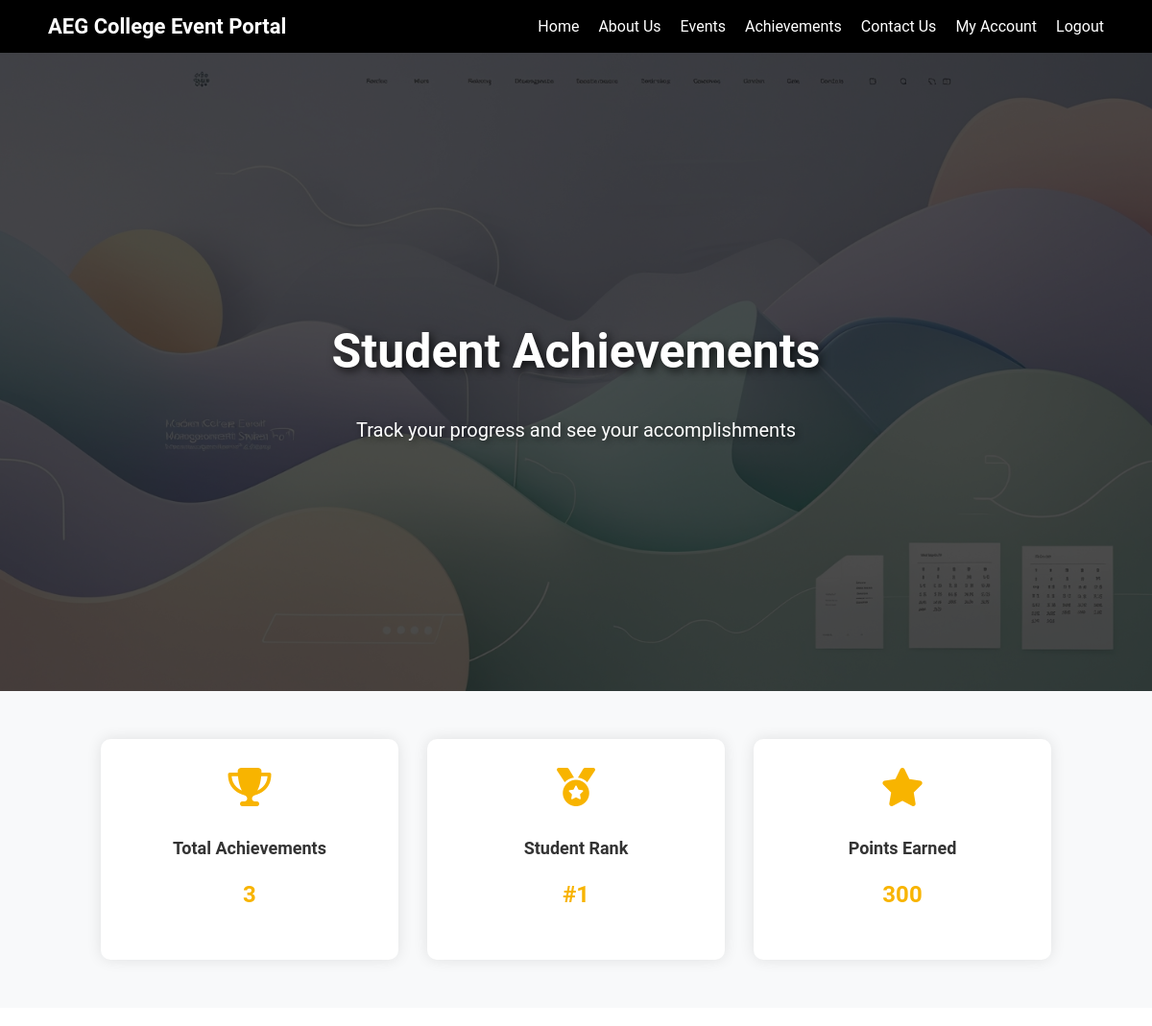
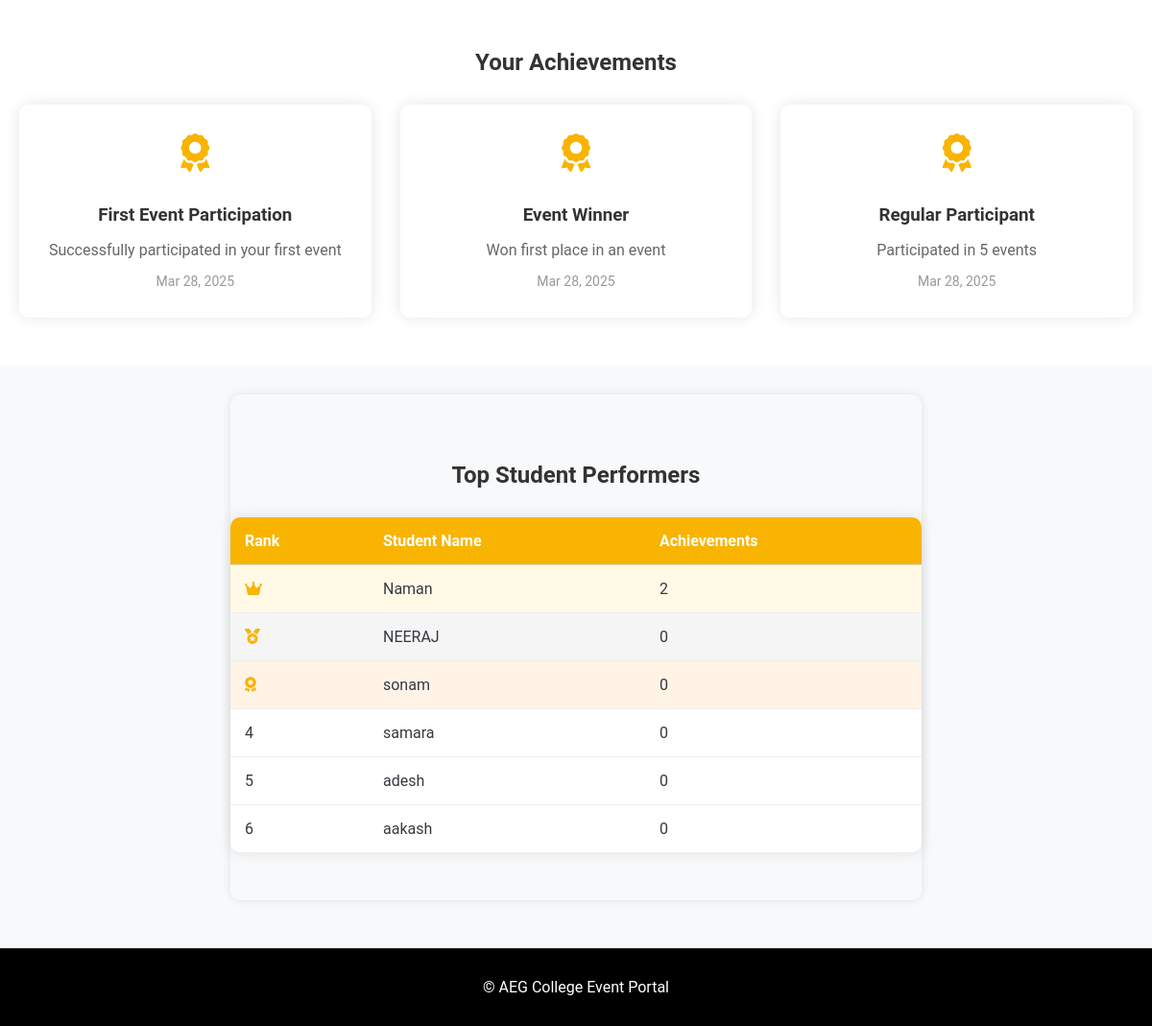
Page /achievements.php (signed in) on the committed database (2 pictures, top to bottom).
### tables this page shows
CREATE TABLE `achievements` (
  `id` int(11) NOT NULL,
  `user_id` int(11) NOT NULL,
  `title` varchar(255) NOT NULL,
  `description` text NOT NULL,
  `date_earned` datetime DEFAULT current_timestamp(),
  `points` int(11) DEFAULT 100
);

### achievements.php (the view, shortened to what this page needs)
<?php
include 'db.php';
$user_id = $_SESSION['user_id'];
$achievements_query = "SELECT * FROM achievements WHERE user_id = ?";
$achievements_stmt = $conn->prepare($achievements_query);
$achievements_stmt->bind_param("i", $user_id);
$achievements_stmt->execute();
$achievements_result = $achievements_stmt->get_result();
$leaderboard_query = "SELECT u.name, COUNT(a.id) as wins
                     FROM users u
                     LEFT JOIN achievements a ON u.id = a.user_id
                     WHERE u.role = 'Student'
                     GROUP BY u.id
                     ORDER BY wins DESC
                     LIMIT 10";
$leaderboard_result = $conn->query($leaderboard_query);
$leaderboard = $leaderboard_result->fetch_all(MYSQLI_ASSOC);
$user_rank_query = "SELECT COUNT(*) + 1 as rank
                    FROM (SELECT COUNT(*) as wins
                          FROM achievements a
                          JOIN users u ON a.user_id = u.id
                          WHERE u.role = 'Student'
                          GROUP BY a.user_id
                          HAVING wins > (SELECT COUNT(*)
                                       FROM achievements
                                       WHERE user_id = ?)) as ranks";
$user_rank_stmt = $conn->prepare($user_rank_query);
$user_rank_stmt->bind_param("i", $user_id);
$user_rank_stmt->execute();
$user_rank_result = $user_rank_stmt->get_result();
$user_rank = $user_rank_result->fetch_assoc()['rank'];
?>
<!DOCTYPE html>
<html lang="en">
<head>
    <link rel="stylesheet" href="css/styles.css">
    <link rel="stylesheet" href="https://cdnjs.cloudflare.com/ajax/libs/font-awesome/6.4.2/css/all.min.css">
</head>
<body>
    <nav>
        <div class="logo">AEG College Event Portal</div>
        <ul>
            <li><a href="index.php">Home</a></li>
            <li><a href="about.php">About Us</a></li>
            <li><a href="index.php#events">Events</a></li>
            <li><a href="achievements.php">Achievements</a></li>
            <li><a href="contact.php">Contact Us</a></li>
            <?php if (isset($_SESSION['user_id'])): ?>
                <li><a href="my_account.php">My Account</a></li>
                <li><a href="logout.php">Logout</a></li>
            <?php else: ?>
                <li><a href="login.php">Login</a></li>
                <li><a href="signup.php">Sign Up</a></li>
            <?php endif; ?>
        </ul>
    </nav>
    <section class="hero">
        <div class="hero-content">
            <h1>Student Achievements</h1>
            <p>Track your progress and see your accomplishments</p>
        </div>
    </section>
    <section class="achievements-overview">
        <div class="container">
            <div class="achievement-stats">
                <div class="stat-box">
                    <i class="fas fa-trophy"></i>
                    <h3>Total Achievements</h3>
                    <p><?php echo $achievements_result->num_rows; ?></p>
                </div>
                <div class="stat-box">
                    <i class="fas fa-medal"></i>
                    <h3>Student Rank</h3>
                    <p>#<?php echo $user_rank; ?></p>
                </div>
                <div class="stat-box">
                    <i class="fas fa-star"></i>
                    <h3>Points Earned</h3>
                    <p><?php echo $achievements_result->num_rows * 100; ?></p>
                </div>
            </div>
        </div>
    </section>
    <section class="your-achievements">
        <div class="container">
            <h2>Your Achievements</h2>
            <div class="achievements-grid">
                <?php if ($achievements_result->num_rows > 0): ?>
                    <?php while ($achievement = $achievements_result->fetch_assoc()): ?>
                        <div class="achievement-card">
                            <i class="fas fa-award"></i>
                            <h3><?php echo htmlspecialchars($achievement['title']); ?></h3>
                            <p><?php echo htmlspecialchars($achievement['description']); ?></p>
                            <span class="achievement-date"><?php echo date('M d, Y', strtotime($achievement['date_earned'])); ?></span>
                        </div>
                    <?php endwhile; ?>
                <?php endif; ?>
            </div>
        </div>
    </section>
    <section class="leaderboard-section">
        <div class="container">
            <h2>Top Student Performers</h2>
            <div class="leaderboard-table">
                <table>
                    <thead>
                        <tr>
                            <th>Rank</th>
                            <th>Student Name</th>
                            <th>Achievements</th>
                        </tr>
                    </thead>
                    <tbody>
                        <?php foreach ($leaderboard as $index => $entry): ?>
                            <tr class="<?php echo $index < 3 ? 'top-' . ($index + 1) : ''; ?>">
                                <td>
                                    <?php
                                    if ($index == 0) echo '<i class="fas fa-crown"></i>';
                                    elseif ($index == 1) echo '<i class="fas fa-medal"></i>';
                                    elseif ($index == 2) echo '<i class="fas fa-award"></i>';
                                    else echo ($index + 1);
                                    ?>
                                </td>
                                <td><?php echo htmlspecialchars($entry['name']); ?></td>
                                <td><?php echo $entry['wins']; ?></td>
                            </tr>
                        <?php endforeach; ?>
                    </tbody>
                </table>
            </div>
        </div>
    </section>
    <footer>
        <p>&copy; AEG College Event Portal</p>
    </footer>
</body>
</html>

### css/styles.css (style rules this page uses)
body { font-family: 'Roboto', 'Arial', sans-serif; background: #f8f9fa; color: #343a40; margin: 0; padding: 0; }
nav { display: flex; justify-content: space-between; align-items: center; background: #000000; color: white; padding: 15px 50px; box-shadow: 0 2px 10px rgba(0, 0, 0, 0.1); }
nav .logo { font-size: 22px; font-weight: bold; }
nav ul { list-style: none; margin: 0; padding: 0; display: flex; }
nav ul li { margin-left: 20px; }
nav ul li a { text-decoration: none; color: white; font-size: 16px; transition: color 0.3s; }
.hero { text-align: center; padding: 120px 20px; background: url('../event_images/Background.jpg') no-repeat center center; background-size: cover; position: relative; background-color: #333; }
.hero::before { content: ""; position: absolute; top: 0; left: 0; width: 100%; height: 100%; background: rgba(0, 0, 0, 0.7); }
.hero-content { position: relative; color: white; text-align: center; padding: 20px; max-width: 100%; margin: 100px 200px; }
.hero-content h1 { font-size: 50px; font-weight: bold; color: white; text-shadow: 3px 3px 10px rgba(0, 0, 0, 0.8); }
.hero-content p { font-size: 20px; color: white; text-shadow: 2px 2px 6px rgba(0, 0, 0, 0.6); }
.progress-section, .avatar-section, .leaderboard-section, .mystery-wheel { margin: 30px auto; width: 80%; background: white; padding: 20px; border-radius: 10px; box-shadow: 0px 0px 10px rgba(0, 0, 0, 0.1); }
.leaderboard-section { width: 60%; }
table { width: 100%; border-collapse: collapse; }
th, td { padding: 10px; border-bottom: 1px solid #ddd; }
footer { text-align: center; padding: 15px; background: #000000; color: white; margin-top: 50px; }
.achievements-overview { padding: 50px 0; background: #f8f9fa; }
.achievement-stats { display: flex; justify-content: center; gap: 30px; flex-wrap: wrap; }
.stat-box { background: white; padding: 30px; border-radius: 10px; box-shadow: 0 0 15px rgba(0, 0, 0, 0.1); text-align: center; flex: 1; min-width: 200px; max-width: 250px; }
.stat-box i { font-size: 40px; color: #f8b400; margin-bottom: 15px; }
.stat-box h3 { margin-bottom: 10px; color: #333; font-size: 18px; }
.stat-box p { font-size: 24px; font-weight: bold; color: #f8b400; }
.your-achievements { padding: 50px 0; background: white; }
.your-achievements h2 { text-align: center; margin-bottom: 30px; color: #333; }
.achievements-grid { display: grid; grid-template-columns: repeat(auto-fit, minmax(300px, 1fr)); gap: 30px; padding: 0 20px; max-width: 1200px; margin: 0 auto; }
.achievement-card { background: white; padding: 30px; border-radius: 10px; box-shadow: 0 0 15px rgba(0, 0, 0, 0.1); text-align: center; transition: transform 0.3s ease; }
.achievement-card i { font-size: 40px; color: #f8b400; margin-bottom: 15px; }
.achievement-card h3 { margin-bottom: 10px; color: #333; }
.achievement-card p { color: #666; margin-bottom: 15px; }
.achievement-date { display: block; color: #999; font-size: 14px; }
.leaderboard-section { padding: 50px 0; background: #f8f9fa; }
.leaderboard-section h2 { text-align: center; margin-bottom: 30px; color: #333; }
.leaderboard-table { max-width: 800px; margin: 0 auto; background: white; border-radius: 10px; box-shadow: 0 0 15px rgba(0, 0, 0, 0.1); overflow: hidden; }
.leaderboard-table table { width: 100%; border-collapse: collapse; }
.leaderboard-table th { background: #f8b400; color: white; padding: 15px; text-align: left; }
.leaderboard-table td { padding: 15px; border-bottom: 1px solid #eee; }
.leaderboard-table tr:last-child td { border-bottom: none; }
.leaderboard-table tr.top-1 { background: #fff9e6; }
.leaderboard-table tr.top-2 { background: #f5f5f5; }
.leaderboard-table tr.top-3 { background: #fff3e6; }
.leaderboard-table i { color: #f8b400; margin-right: 5px; }

### rows in the picture
achievements: title "First Event Participation", description "Successfully participated in your first event", date_earned "Mar 28, 2025"
achievements: title "Event Winner", description "Won first place in an event", date_earned "Mar 28, 2025"
achievements: title "Regular Participant", description "Participated in 5 events", date_earned "Mar 28, 2025"

### other values in the picture
$achievements_result->num_rows "3"
$user_rank "1"
$achievements_result->num_rows * 100 "300"
$entry['name'] "Naman"
$entry['wins'] "2"
$entry['name'] "NEERAJ"
$entry['wins'] "0"
$entry['name'] "sonam"
$entry['name'] "samara"
$entry['name'] "adesh"
$entry['name'] "aakash"
